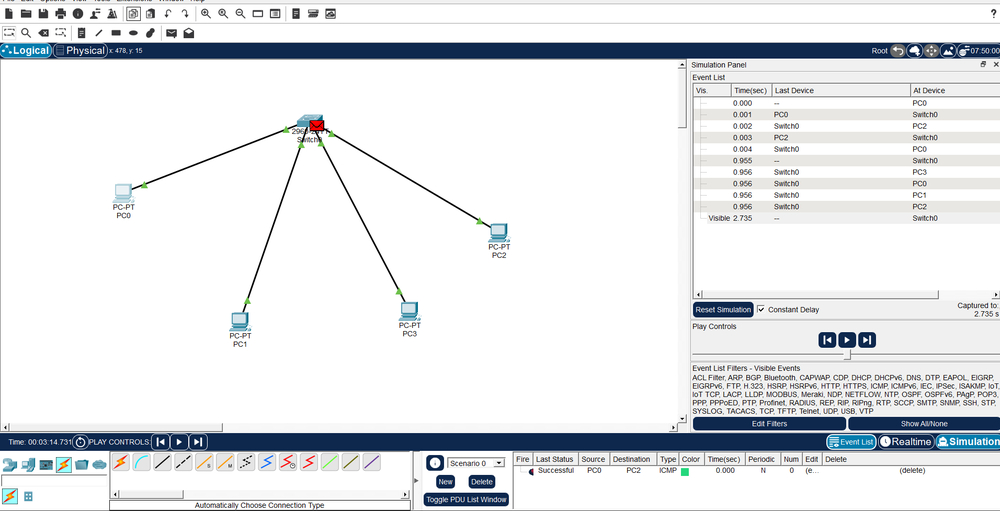
#> input picture Lab/image.png, 1000 x 511 px, shrunk from 1912 x 977 before the run, found by its file name
$ jupyter execute --allow-errors CO2_AT1.ipynb   (older library calls are emulated)
#> lines starting #> are read from the running program, lines starting #| are printed output that depends on the picture; after the words box and inside, x2 and y2 are one past the last pixel; in counts of white or black regions, pixels touching at a corner belong together
<a href="https://colab.research.google.com/github/varun1271/CAS0713-COMPUTER-NETWORKS/blob/main/CO2_AT1.ipynb" target="_parent"></a>

#> (a cell that did not finish here is left out)

[cell 2]
import cv2
import matplotlib.pyplot as plt
from google.colab import files

uploaded = files.upload()
#> the answer given: image.png
img = cv2.imread(list(uploaded.keys())[0], 0)
#> img: shape (511, 1000); min 0, max 255, mean 229

equalized = cv2.equalizeHist(img)
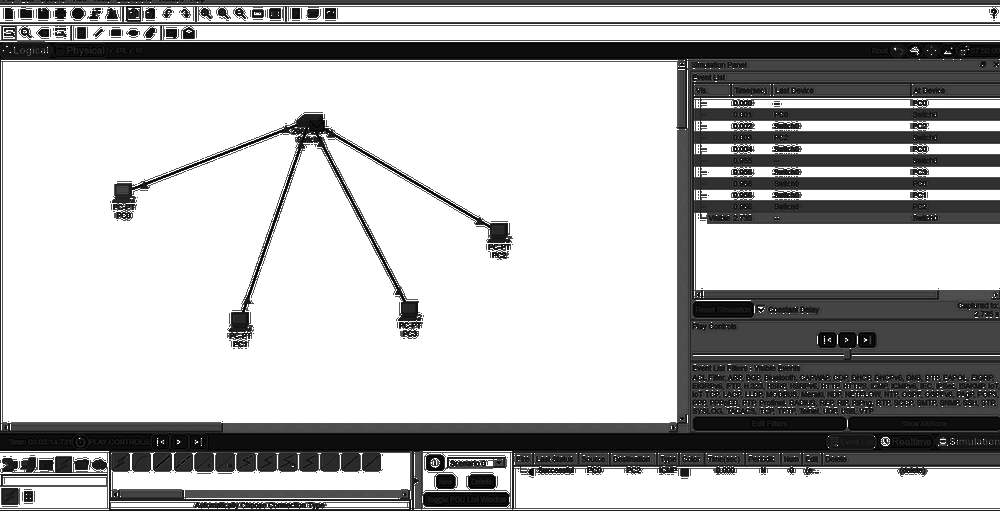
#> equalized: shape (511, 1000); min 0, max 255, mean 181.8

plt.subplot(1,2,1)
plt.imshow(img, cmap='gray')
plt.title("Original")

plt.subplot(1,2,2)
plt.imshow(equalized, cmap='gray')
plt.title("Equalized")
plt.show()

#> (a cell that did not finish here is left out)

[cell 4]
import cv2
import numpy as np
import matplotlib.pyplot as plt
from google.colab import files

uploaded = files.upload()
#> the answer given: image.png
img = cv2.imread(list(uploaded.keys())[0],0)

negative = 255 - img
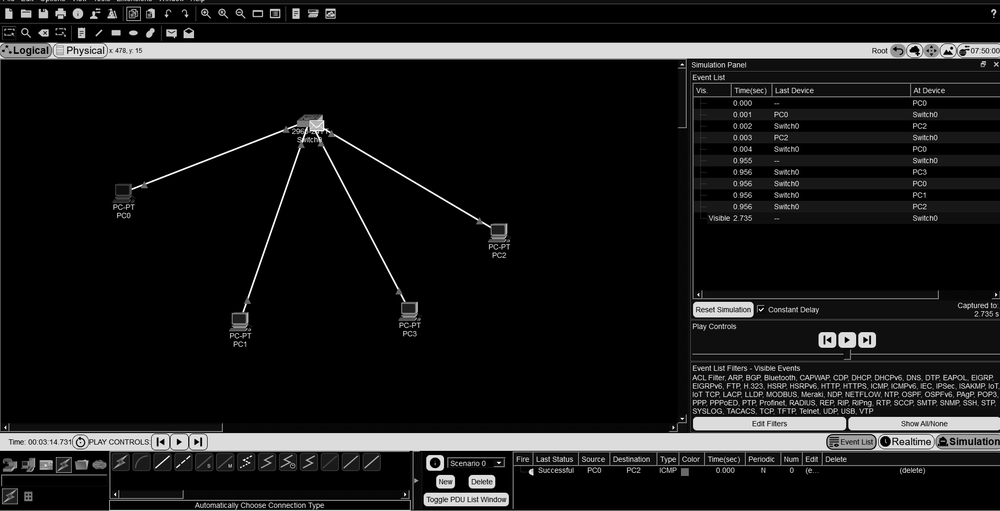
#> negative: shape (511, 1000); min 0, max 255, mean 26
log = np.uint8(255*np.log1p(img)/np.log(256))

plt.figure(figsize=(10,3))
plt.subplot(1,3,1)
plt.imshow(img,cmap='gray')
plt.title("Original")

plt.subplot(1,3,2)
plt.imshow(negative,cmap='gray')
plt.title("Negative")

plt.subplot(1,3,3)
plt.imshow(log,cmap='gray')
plt.title("Log")
plt.show()

#> (a cell that did not finish here is left out)

[cell 6]
import cv2
import numpy as np
import matplotlib.pyplot as plt
from google.colab import files

uploaded = files.upload()
#> the answer given: image.png
img = cv2.imread(list(uploaded.keys())[0],0)/255.0
#> img: shape (511, 1000) float64; min 0, max 1, mean 0.898

gamma = np.power(img,0.5)

plt.subplot(1,2,1)
plt.imshow(img,cmap='gray')
plt.title("Original")

plt.subplot(1,2,2)
plt.imshow(gamma,cmap='gray')
plt.title("Gamma")
plt.show()

#> (a cell that did not finish here is left out)

[cell 8]
import cv2
import matplotlib.pyplot as plt
from google.colab import files

uploaded = files.upload()
#> the answer given: image.png
img = cv2.imread(list(uploaded.keys())[0],0)

stretch = cv2.normalize(img,None,0,255,cv2.NORM_MINMAX)

plt.subplot(1,2,1)
plt.imshow(img,cmap='gray')
plt.title("Original")

plt.subplot(1,2,2)
plt.imshow(stretch,cmap='gray')
plt.title("Stretched")
plt.show()

#> (a cell that did not finish here is left out)

[cell 10]
import cv2
import matplotlib.pyplot as plt
from google.colab import files

uploaded = files.upload()
#> the answer given: image.png
img = cv2.imread(list(uploaded.keys())[0],0)

mean = cv2.blur(img,(3,3))

plt.subplot(1,2,1)
plt.imshow(img,cmap='gray')
plt.title("Original")

plt.subplot(1,2,2)
plt.imshow(mean,cmap='gray')
plt.title("Mean Filter")
plt.show()

#> (a cell that did not finish here is left out)

[cell 12]
import cv2
import matplotlib.pyplot as plt
from google.colab import files

uploaded = files.upload()
#> the answer given: image.png
img = cv2.imread(list(uploaded.keys())[0],0)

median = cv2.medianBlur(img,3)

plt.subplot(1,2,1)
plt.imshow(img,cmap='gray')
plt.title("Original")

plt.subplot(1,2,2)
plt.imshow(median,cmap='gray')
plt.title("Median Filter")
plt.show()

#> (a cell that did not finish here is left out)

[cell 14]
import cv2
import matplotlib.pyplot as plt
from google.colab import files

uploaded = files.upload()
#> the answer given: image.png
img = cv2.imread(list(uploaded.keys())[0],0)

lap = cv2.Laplacian(img,cv2.CV_64F)
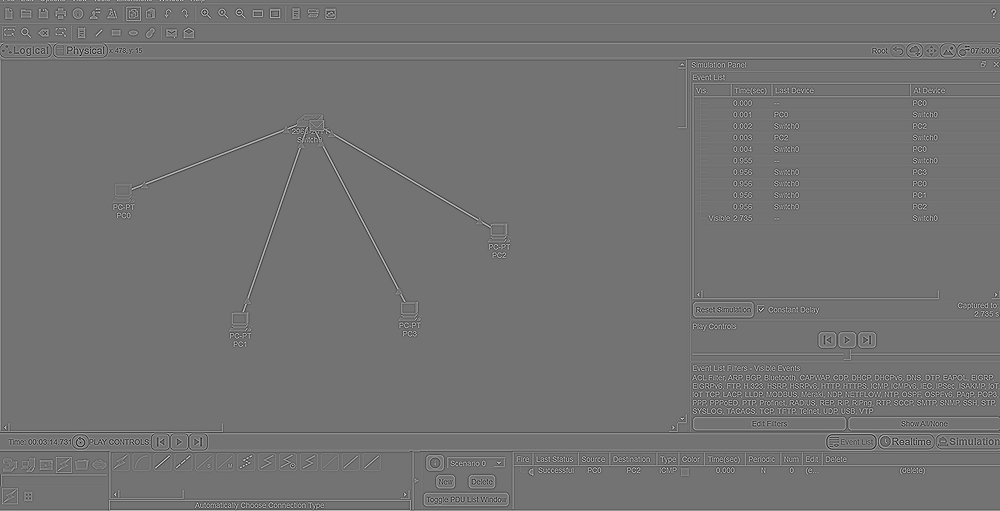
#> lap: shape (511, 1000) float64; min -610, max 738, mean 0.3; drawn with min black and max white
sharp = cv2.convertScaleAbs(img-lap)

plt.subplot(1,2,1)
plt.imshow(img,cmap='gray')
plt.title("Original")

plt.subplot(1,2,2)
plt.imshow(sharp,cmap='gray')
plt.title("Sharpened")
plt.show()

#> (a cell that did not finish here is left out)

[cell 16]
import cv2
import matplotlib.pyplot as plt
from google.colab import files

uploaded = files.upload()
#> the answer given: image.png
img = cv2.imread(list(uploaded.keys())[0],0)

blur = cv2.GaussianBlur(img,(5,5),0)
highboost = cv2.addWeighted(img,2,blur,-1,0)

plt.subplot(1,2,1)
plt.imshow(img,cmap='gray')
plt.title("Original")

plt.subplot(1,2,2)
plt.imshow(highboost,cmap='gray')
plt.title("High Boost")
plt.show()

#> (a cell that did not finish here is left out)

[cell 18]
import cv2
import matplotlib.pyplot as plt
from google.colab import files

uploaded = files.upload()
#> the answer given: image.png
img = cv2.imread(list(uploaded.keys())[0],0)

low = cv2.GaussianBlur(img,(15,15),0)
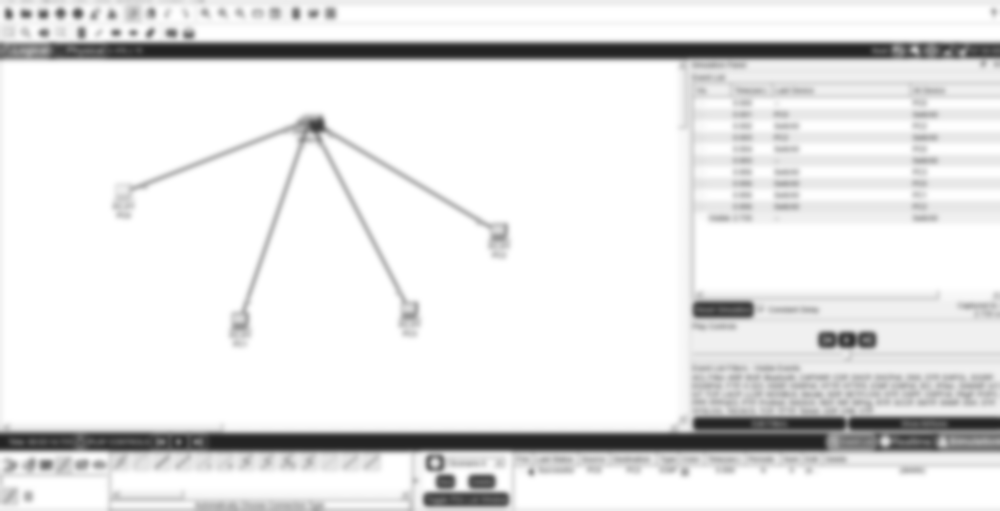
#> low: shape (511, 1000); min 35, max 255, mean 229.2

plt.subplot(1,2,1)
plt.imshow(img,cmap='gray')
plt.title("Original")

plt.subplot(1,2,2)
plt.imshow(low,cmap='gray')
plt.title("Low Pass")
plt.show()

#> (a cell that did not finish here is left out)

[cell 20]
import cv2
import matplotlib.pyplot as plt
from google.colab import files

uploaded = files.upload()
#> the answer given: image.png
img = cv2.imread(list(uploaded.keys())[0],0)

blur = cv2.GaussianBlur(img,(15,15),0)
high = cv2.subtract(img,blur)
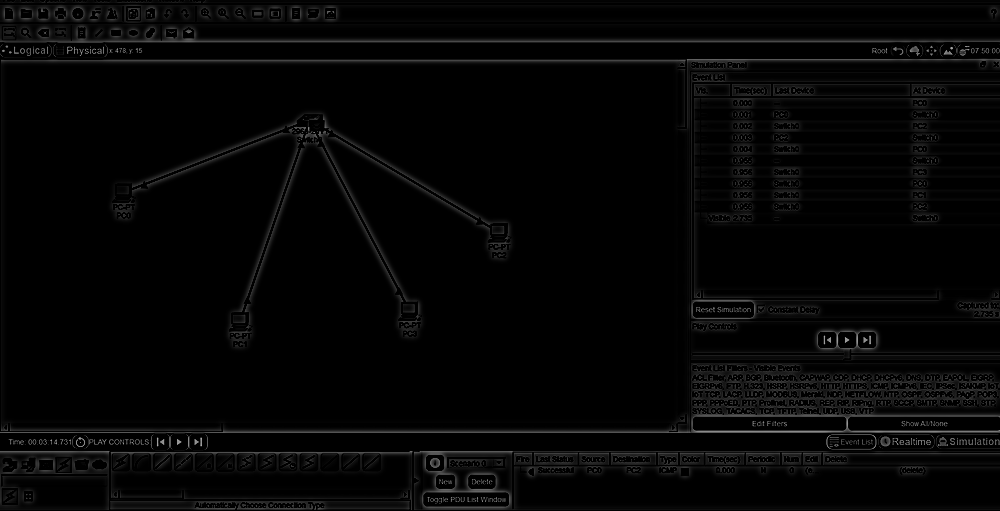
#> high: shape (511, 1000); min 0, max 171, mean 5.3

plt.subplot(1,2,1)
plt.imshow(img,cmap='gray')
plt.title("Original")

plt.subplot(1,2,2)
plt.imshow(high,cmap='gray')
plt.title("High Pass")
plt.show()

#> (a cell that did not finish here is left out)

[cell 22]
import cv2
import matplotlib.pyplot as plt
from google.colab import files

uploaded = files.upload()
#> the answer given: image.png
img = cv2.imread(list(uploaded.keys())[0],0)

lap = cv2.Laplacian(img,cv2.CV_64F)

plt.subplot(1,2,1)
plt.imshow(img,cmap='gray')
plt.title("Original")

plt.subplot(1,2,2)
plt.imshow(abs(lap),cmap='gray')
plt.title("Points")
plt.show()
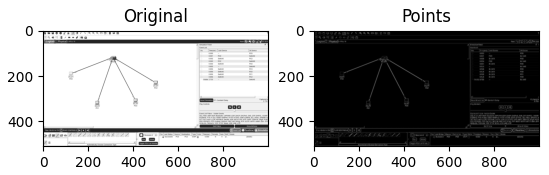
#> figure drawn by matplotlib, 2 panels

#> (a cell that did not finish here is left out)

[cell 24]
import cv2
import matplotlib.pyplot as plt
from google.colab import files

uploaded = files.upload()
#> the answer given: image.png
img = cv2.imread(list(uploaded.keys())[0],0)

edges = cv2.Canny(img,100,200)
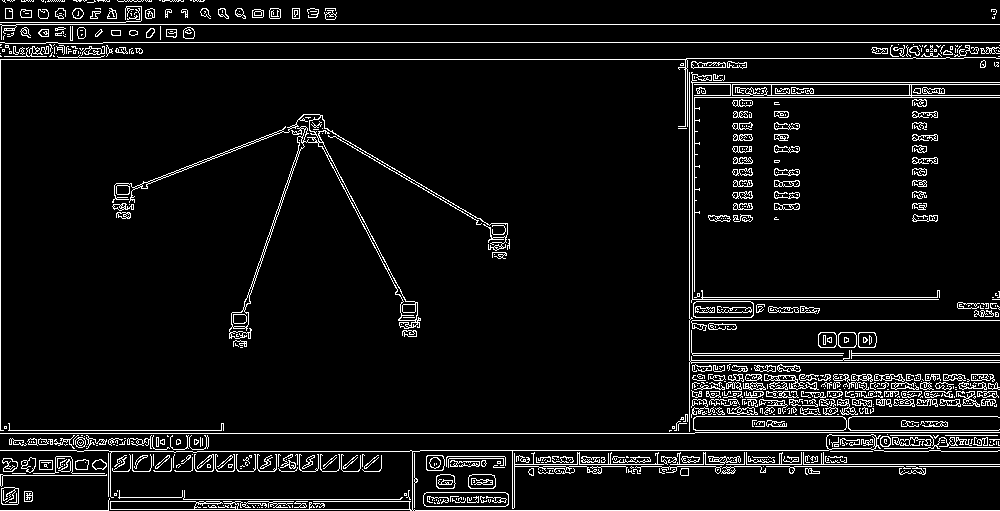
#> edges: shape (511, 1000); 6.8% white in thin lines or dots

plt.subplot(1,2,1)
plt.imshow(img,cmap='gray')
plt.title("Original")

plt.subplot(1,2,2)
plt.imshow(edges,cmap='gray')
plt.title("Lines")
plt.show()

#> (a cell that did not finish here is left out)

[cell 26]
import cv2
import matplotlib.pyplot as plt
from google.colab import files

uploaded = files.upload()
#> the answer given: image.png
img = cv2.imread(list(uploaded.keys())[0],0)

_,th = cv2.threshold(img,0,255,cv2.THRESH_BINARY+cv2.THRESH_OTSU)
#> th: shape (511, 1000); 89.3% white; 724 black regions (518 under 20 px), largest, box (x1, y1, x2, y2) and area: (0, 433, 1000, 452) 17287, (0, 43, 1000, 60) 15460, (131, 115, 507, 331) 2101

plt.subplot(1,2,1)
plt.imshow(img,cmap='gray')
plt.title("Original")

plt.subplot(1,2,2)
plt.imshow(th,cmap='gray')
plt.title("Otsu")
plt.show()

#> (a cell that did not finish here is left out)

[cell 28]
import cv2
import matplotlib.pyplot as plt
from google.colab import files

uploaded = files.upload()
#> the answer given: image.png
img = cv2.imread(list(uploaded.keys())[0],0)

_,region = cv2.threshold(img,127,255,cv2.THRESH_BINARY)
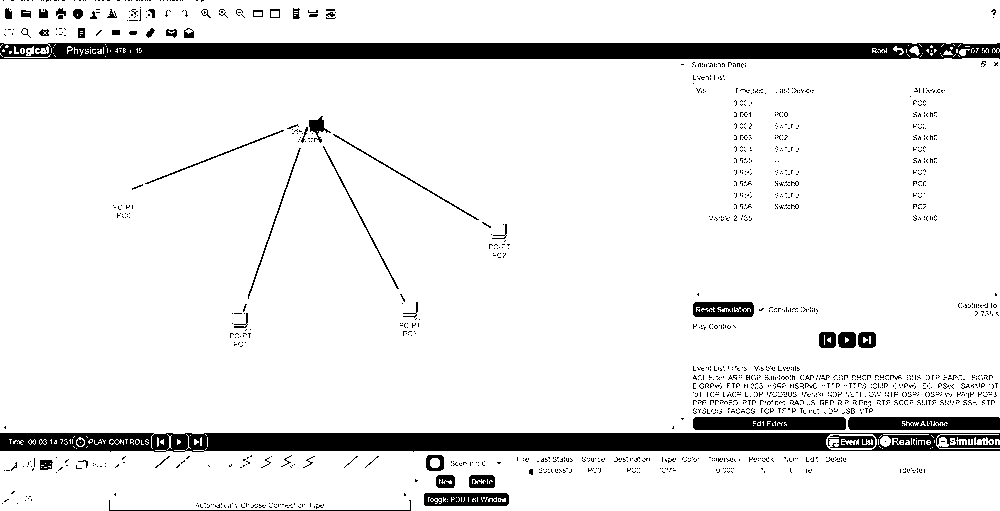
#> region: shape (511, 1000); 91% white; 1509 black regions (1455 under 20 px), largest, box (x1, y1, x2, y2) and area: (0, 433, 1000, 452) 15999, (0, 43, 1000, 59) 15084, (693, 417, 846, 430) 1915

plt.subplot(1,2,1)
plt.imshow(img,cmap='gray')
plt.title("Original")

plt.subplot(1,2,2)
plt.imshow(region,cmap='gray')
plt.title("Region")
plt.show()

#> (a cell that did not finish here is left out)

[cell 30]
import cv2
import matplotlib.pyplot as plt
from google.colab import files

uploaded = files.upload()
#> the answer given: image.png
img = cv2.imread(list(uploaded.keys())[0])
#> img is the input picture: shape (511, 1000, 3); mean B, G, R 232.3, 229.5, 227.1

gray = cv2.cvtColor(img,cv2.COLOR_BGR2GRAY)
edges = cv2.Canny(gray,50,150)
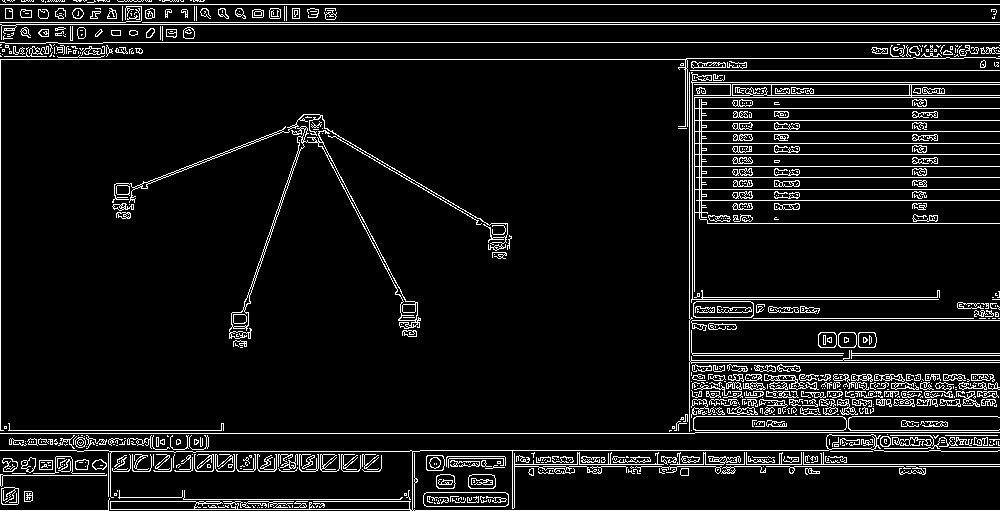
#> edges: shape (511, 1000); 8% white in thin lines or dots

lines = cv2.HoughLinesP(edges,1,3.14/180,50,minLineLength=50,maxLineGap=10)
#> lines = 216 rows, first 6: [695, 432, 999, 432], [0, 59, 686, 59], [109, 451, 419, 451], [16, 24, 999, 24], [0, 4, 999, 4], [512, 466, 999, 466]

if lines is not None:
    for line in lines:
        x1,y1,x2,y2 = line[0]
        cv2.line(img,(x1,y1),(x2,y2),(0,255,0),2)
#> this loop made 216 passes
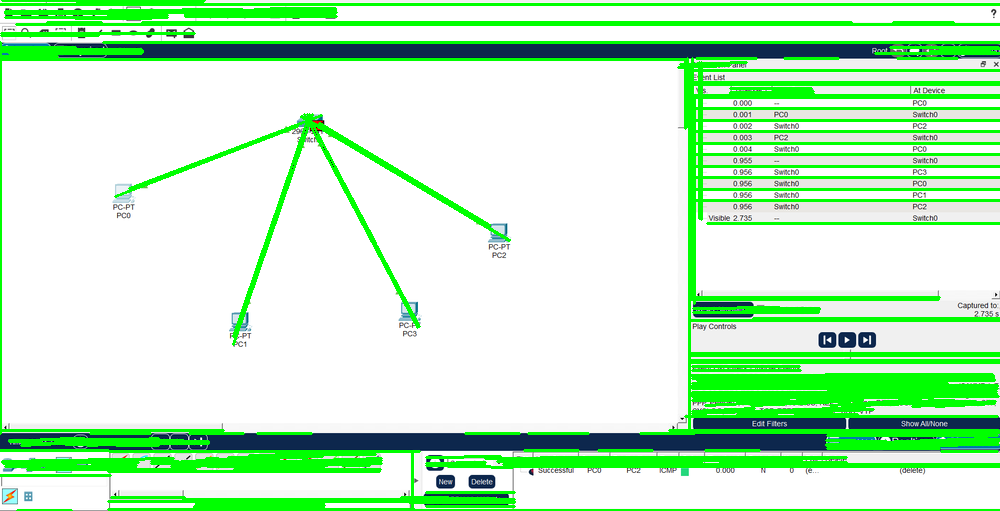
#> img: shape (511, 1000, 3); 17.02% of pixels changed, all inside (x1, y1, x2, y2) = (0, 0, 1000, 511)

plt.imshow(cv2.cvtColor(img,cv2.COLOR_BGR2RGB))
plt.title("Hough Lines")
plt.axis("off")
plt.show()
